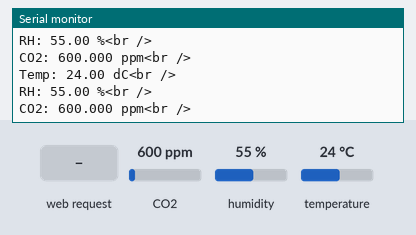
Bench run of a sketch on a simulated Arduino MKR. On the bench: the last lines printed to the serial monitor. The test bench sets the inputs (shaded band); at power-on: CO2 600 ppm, humidity 55 %, temperature 24 °C. WiFi joins after 1.5 s; servers stay silent unless stated.

Above: at 12.7 s.
12.8 s: HTTP request GET /forward received
14.3 s: HTTP request GET /reverse received
At 14.35 s:
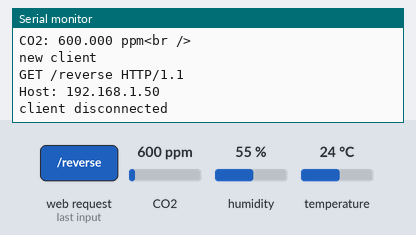
15.8 s: CO2 set to 452 ppm
At 15.88 s:
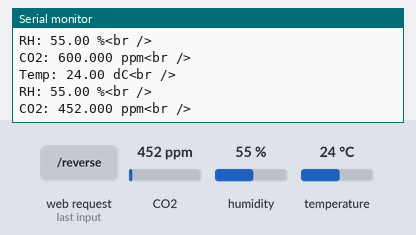
17.3 s: humidity set to 22 %
At 17.4 s:
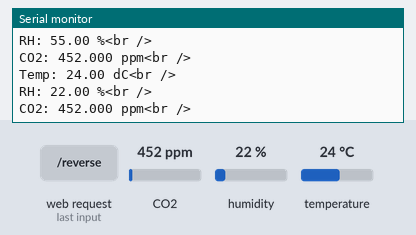
18.8 s: temperature set to 12 °C
At 19.42 s:
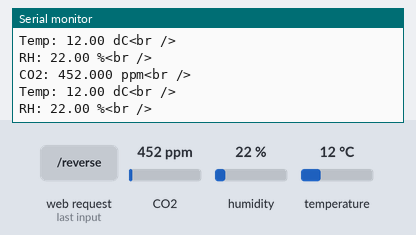

Measured:
- after the input at 14.3 s, the serial monitor: prints a new line after 0.05 s (image 1)
- after the input at 15.8 s, the serial monitor: prints a new line after 0.07 s (image 2)
- after the input at 17.3 s, the serial monitor: prints a new line after 0.09 s (image 3)
- after the input at 18.8 s, the serial monitor: prints a new line at once (image 4)

The sketch:

wifi-server-arduino.ino
```cpp
// (licence header left out)
// Include packages to use the WiFi portion of te Arduino Wifi Rev2 board.
#include <SPI.h>
#include <WiFiNINA.h>

// In this example we will use data from the SCD30 sensor (Adafruit)
#include <Adafruit_SCD30.h>

// We keep the wifi credentials in another file (this enables code sharing without security issues).
// We import the SSID and password from the file using the #include command.
#include "wifi-credentials.h"

// Get the SSID and password
char ssid[] = SECRET_SSID; // your network SSID (name)
char pass[] = SECRET_PASS; // your network password

int status = WL_IDLE_STATUS;

// Create the WiFi server object
WiFiServer server(80);

// Create an instance of the SCD30 sensor
Adafruit_SCD30 scd;

// Define the pin number for the built-in LED
int led = LED_BUILTIN;
bool ledState;

// Measurement variables
float temperature;
float relative_humidity;
float CO2;

void setup()
{
    /* Serial connection */
    // Open the serial port at 115200 bps
    Serial.begin(115200);

    // Wait for serial connection before starting
    while (!Serial)
    {
        delay(10);
    }

    /* WiFi connection */
    // Check that the WiFi is available, then connect to network
    if (WiFi.status() == WL_NO_MODULE)
    {
        Serial.println("Communication with WiFi module failed!");
        // don't continue
        while (true)
            ;
    }

    while (status != WL_CONNECTED)
    {
        Serial.print("Connecting to SSID: ");
        Serial.println(ssid);

        status = WiFi.begin(ssid, pass);

        delay(10000);
    }

    // If we get here in the code, connection has been succesful!
    // Start the server and print the IP address to the serial monitor.
    server.begin();
    printWifiStatus();

    /* CO2 sensor */
    // Initialize the SCD30 CO2 sensor
    if (!scd.begin())
    {
        Serial.println("Sensor not found :(");
        while (1)
        {
            delay(10); // This will stay here forever if a sensor isn't found
        }
    }

    // Set the measurement interval [2-1800 s]
    scd.setMeasurementInterval(2);
}

void loop()
{
    // Summary of the loop:
    // 1) Listen for incoming clients on the wifi
    // 2) If a client is waiting, display the website
    // 3) Meanwhile, read the latest measurements

    // 1) Listen for new webserver request (i.e., someone accesses the website)
    WiFiClient client = server.available();
    if (client)
    {
        Serial.println("new client");
        // an HTTP request ends with a blank line
        String currentLine = "";
        boolean currentLineIsBlank = true;
        while (client.connected())
        {
            if (client.available())
            {
                char c = client.read();
                Serial.write(c);
                // if you've gotten to the end of the line (received a newline
                // character) and the line is blank, the HTTP request has ended,
                // so you can send a reply
                if (c == '\n' && currentLineIsBlank)
                {
                    // Send a standard HTTP response header
                    client.println("HTTP/1.1 200 OK");
                    client.println("Content-Type: text/html");
                    // client.println("Connection: close");
                    // client.println("Refresh: 5"); // Uncomment to enable autorefresh (may introduce issues!)
                    client.println();
                    client.println("<!DOCTYPE HTML>");
                    client.println("<html>");

                    // Add the latest SCD30 measurements.
                    client.print("Temperature: ");
                    client.print(temperature);
                    client.print(" &deg;C");
                    client.println("<br />");
                    client.print("RH: ");
                    client.print(relative_humidity);
                    client.print(" %");
                    client.println("<br />");
                    client.print("CO2: ");
                    client.print(CO2, 3);
                    client.print(" ppm");
                    client.println("<br />");

                    client.println("<br />");

                    // the content of the HTTP response follows the header:
                    client.print("Click <a href=\"/forward\">here</a> to drive forward<br>");  // for this example, turns on the LED
                    client.print("Click <a href=\"/reverse\">here</a> to drive backward<br>"); // for this example, turns off the LED
                    client.println("<br />");

                    client.println("<br />");

                    // display the current speed (or in this example, the LED state)
                    client.print("Vehicle speed: ");
                    client.print(ledState);
                    client.println("<br />");

                    // client.println("</html>");
                    break;
                }
                if (c == '\n')
                {
                    // you're starting a new line
                    currentLineIsBlank = true;
                    currentLine = "";
                }
                else if (c != '\r')
                {
                    // you've gotten a character on the current line
                    currentLineIsBlank = false;
                    currentLine += c;
                }

                if (currentLine.endsWith("GET /forward"))
                {
                    ledState = true;
                    digitalWrite(led, HIGH); // GET /H turns the LED on
                }

                if (currentLine.endsWith("GET /reverse"))
                {
                    ledState = false;
                    digitalWrite(led, LOW); // GET /L turns the LED off
                }
            }
        }
        // give the web browser time to receive the data
        delay(1);

        // close the connection:
        client.stop();
        Serial.println("client disconnected");
    }

    // The SCD30 will report when it is ready. We can poll that function until it is true.
    if (scd.dataReady())
    {
        if (!scd.read())
        {
            Serial.println("Error reading sensor data");
            return;
        }

        else
        {
            temperature = scd.temperature;
            relative_humidity = scd.relative_humidity;
            CO2 = scd.CO2;

            Serial.print("Temp: ");
            Serial.print(temperature);
            Serial.print(" dC");
            Serial.println("<br />");
            Serial.print("RH: ");
            Serial.print(relative_humidity);
            Serial.print(" %");
            Serial.println("<br />");
            Serial.print("CO2: ");
            Serial.print(CO2, 3);
            Serial.print(" ppm");
            Serial.println("<br />");
        }
    }

    delay(100);
}

void printWifiStatus()
{
    // Print the SSID of the connected network
    Serial.print("SSID: ");
    Serial.print(WiFi.SSID());
    Serial.print("\t");

    // Print the assigned IP address
    IPAddress ip = WiFi.localIP();
    Serial.print("IP Address: ");
    Serial.println(ip);
}
```

wifi-credentials.h
```cpp
#define SECRET_SSID "MREN203"
#define SECRET_PASS "MREN203wifi"
```
